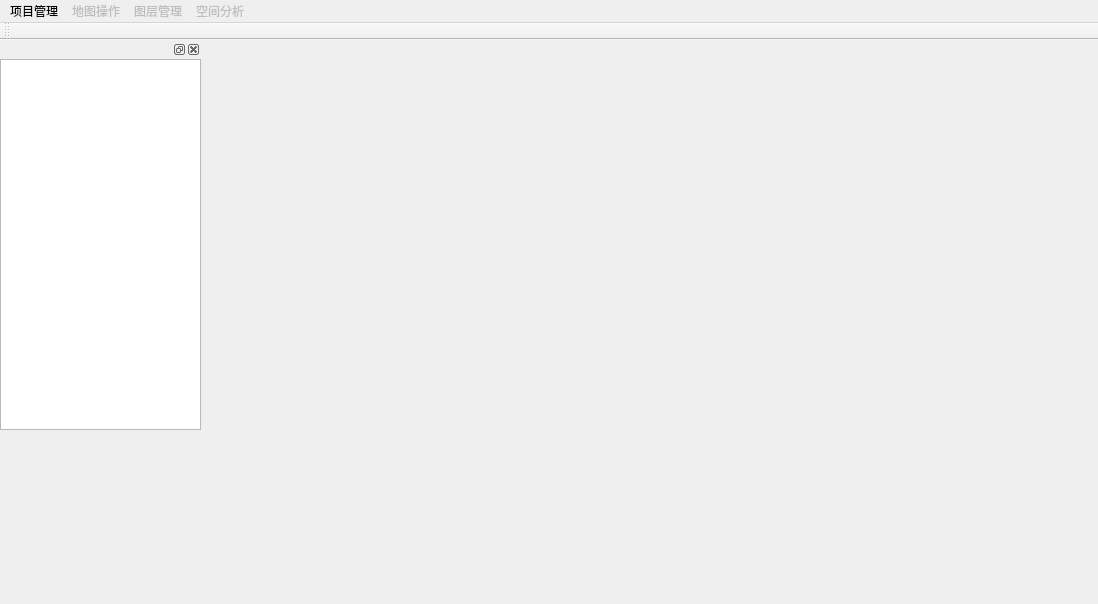
<?xml version="1.0" encoding="UTF-8"?>
<ui version="4.0">
 <class>QgisDevClass</class>
 <widget class="QMainWindow" name="QgisDevClass">
  <property name="geometry">
   <rect>
    <x>0</x>
    <y>0</y>
    <width>1098</width>
    <height>604</height>
   </rect>
  </property>
  <property name="windowTitle">
   <string>QgisDev</string>
  </property>
  <widget class="QWidget" name="centralWidget"/>
  <widget class="QMenuBar" name="menuBar">
   <property name="geometry">
    <rect>
     <x>0</x>
     <y>0</y>
     <width>1098</width>
     <height>26</height>
    </rect>
   </property>
   <widget class="QMenu" name="menuProj">
    <property name="title">
     <string>项目管理</string>
    </property>
    <addaction name="actionNewProj"/>
    <addaction name="actionOpenProj"/>
    <addaction name="actionSaveProj"/>
    <addaction name="actionSaveProjAs"/>
   </widget>
   <widget class="QMenu" name="menuMap">
    <property name="enabled">
     <bool>false</bool>
    </property>
    <property name="title">
     <string>地图操作</string>
    </property>
    <addaction name="actionZoomIn"/>
    <addaction name="actionZoomOut"/>
    <addaction name="actionpan"/>
    <addaction name="actionMeasure"/>
   </widget>
   <widget class="QMenu" name="menuLayer">
    <property name="enabled">
     <bool>false</bool>
    </property>
    <property name="title">
     <string>图层管理</string>
    </property>
    <widget class="QMenu" name="menuAdd">
     <property name="title">
      <string>添加图层</string>
     </property>
     <addaction name="actionAddVector"/>
     <addaction name="actionAddRaster"/>
     <addaction name="actionAddWFS"/>
     <addaction name="actionAddWCS"/>
     <addaction name="actionAddWMS"/>
    </widget>
    <addaction name="actionShow"/>
    <addaction name="separator"/>
    <addaction name="actionIdentify"/>
    <addaction name="menuAdd"/>
    <addaction name="actionDelete"/>
    <addaction name="actionAnnotation"/>
   </widget>
   <widget class="QMenu" name="menuAnalysis">
    <property name="enabled">
     <bool>false</bool>
    </property>
    <property name="title">
     <string>空间分析</string>
    </property>
    <addaction name="action_12"/>
    <addaction name="action_13"/>
    <addaction name="action_14"/>
   </widget>
   <addaction name="menuProj"/>
   <addaction name="menuMap"/>
   <addaction name="menuLayer"/>
   <addaction name="menuAnalysis"/>
  </widget>
  <widget class="QToolBar" name="toolBar">
   <property name="windowTitle">
    <string>toolBar</string>
   </property>
   <attribute name="toolBarArea">
    <enum>TopToolBarArea</enum>
   </attribute>
   <attribute name="toolBarBreak">
    <bool>false</bool>
   </attribute>
  </widget>
  <widget class="QDockWidget" name="layersManage">
   <property name="minimumSize">
    <size>
     <width>201</width>
     <height>136</height>
    </size>
   </property>
   <property name="maximumSize">
    <size>
     <width>201</width>
     <height>400</height>
    </size>
   </property>
   <property name="toolTip">
    <string>&lt;html&gt;&lt;head/&gt;&lt;body&gt;&lt;p&gt;&lt;br/&gt;&lt;/p&gt;&lt;/body&gt;&lt;/html&gt;</string>
   </property>
   <property name="whatsThis">
    <string>&lt;html&gt;&lt;head/&gt;&lt;body&gt;&lt;p&gt;&lt;br/&gt;&lt;/p&gt;&lt;/body&gt;&lt;/html&gt;</string>
   </property>
   <attribute name="dockWidgetArea">
    <number>1</number>
   </attribute>
   <widget class="QWidget" name="dockWidgetContents">
    <widget class="QListWidget" name="layerList">
     <property name="geometry">
      <rect>
       <x>0</x>
       <y>0</y>
       <width>201</width>
       <height>371</height>
      </rect>
     </property>
    </widget>
   </widget>
  </widget>
  <action name="actionNewProj">
   <property name="text">
    <string>新建项目</string>
   </property>
  </action>
  <action name="actionOpenProj">
   <property name="text">
    <string>打开项目</string>
   </property>
  </action>
  <action name="actionSaveProj">
   <property name="enabled">
    <bool>false</bool>
   </property>
   <property name="text">
    <string>保存项目</string>
   </property>
  </action>
  <action name="actionZoomIn">
   <property name="checkable">
    <bool>true</bool>
   </property>
   <property name="text">
    <string>地图放大</string>
   </property>
  </action>
  <action name="actionZoomOut">
   <property name="checkable">
    <bool>true</bool>
   </property>
   <property name="text">
    <string>地图缩小</string>
   </property>
  </action>
  <action name="actionpan">
   <property name="checkable">
    <bool>true</bool>
   </property>
   <property name="text">
    <string>地图平移</string>
   </property>
  </action>
  <action name="actionMeasure">
   <property name="checkable">
    <bool>true</bool>
   </property>
   <property name="text">
    <string>地图测距</string>
   </property>
  </action>
  <action name="actionIdentify">
   <property name="checkable">
    <bool>true</bool>
   </property>
   <property name="text">
    <string>图元识别</string>
   </property>
  </action>
  <action name="actionDelete">
   <property name="text">
    <string>删除图层</string>
   </property>
  </action>
  <action name="actionAnnotation">
   <property name="checkable">
    <bool>true</bool>
   </property>
   <property name="text">
    <string>图层标注</string>
   </property>
  </action>
  <action name="action_12">
   <property name="text">
    <string>点状地物空间分析</string>
   </property>
  </action>
  <action name="action_13">
   <property name="text">
    <string>线状地物空间分析</string>
   </property>
  </action>
  <action name="action_14">
   <property name="text">
    <string>最短路径</string>
   </property>
  </action>
  <action name="actionSaveProjAs">
   <property name="enabled">
    <bool>false</bool>
   </property>
   <property name="text">
    <string>另存为项目</string>
   </property>
  </action>
  <action name="actionCloseProj">
   <property name="text">
    <string>关闭项目</string>
   </property>
  </action>
  <action name="actionShow">
   <property name="text">
    <string>显示图层窗口</string>
   </property>
  </action>
  <action name="actionAddVector">
   <property name="text">
    <string>添加矢量图层</string>
   </property>
  </action>
  <action name="actionAddWFS">
   <property name="text">
    <string>添加WFS图层</string>
   </property>
  </action>
  <action name="actionAddRaster">
   <property name="text">
    <string>添加影像图层</string>
   </property>
  </action>
  <action name="actionAddWMS">
   <property name="text">
    <string>添加WMS图层</string>
   </property>
  </action>
  <action name="actionAddWCS">
   <property name="text">
    <string>添加WCS图层</string>
   </property>
  </action>
 </widget>
 <layoutdefault spacing="6" margin="11"/>
 <resources>
  <include location="qgisdev.qrc"/>
 </resources>
 <connections/>
</ui>
